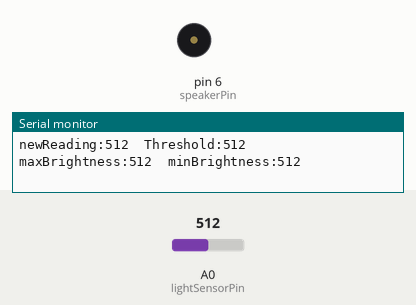
Simulated run of this sketch. Board: Arduino Uno, built with avr-gcc and run on an emulated ATmega328P. On the bench: buzzer (waves = sounding), the last lines printed to the serial monitor. Inputs (shaded band) come from the test bench; at power-on: A0 (lightSensorPin) = 512.

Above: at 1.2 s.
1.3 s: A0 (lightSensorPin) set to 500
At 3.56 s:
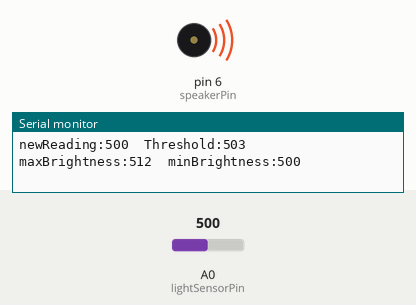
4.3 s: A0 (lightSensorPin) set to 1023
7.3 s: A0 (lightSensorPin) set to 511
At 10.0 s:
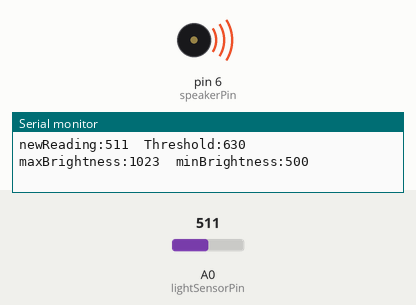
10.3 s: A0 (lightSensorPin) set to 109
13.3 s: A0 (lightSensorPin) set to 93
Timing chart, 0 to 20.3 s (numbered marks = the images above; inputs shaded):
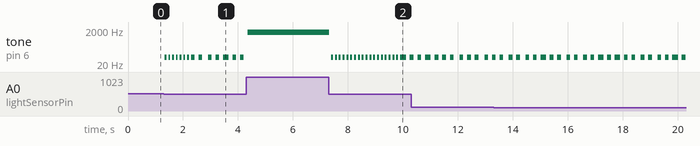

The sketch:

11_continuousCalibrate-sound.ino
```cpp
// calibrating a sensor
// finding max, min, range of readings
// setting thresholds

// this example explores continuous calibration with sound

// sensor (photoCell) variables
int lightSensorPin = A0;
int brightness = 0; // used in setup
int avgBrightnessReading = 0; // used in loop
int lastBrightness = 0;

// calibration variables
int maxBrightness = 0;     // initialize very small
int minBrightness = 2000;  // initialize very big
int brightnessRange = 0;
int brightnessThreshold = 0;
float thresholdAmount = 0.25; // 0.0 - 1.0, percent of range

int crossedThreshold = 0;


// sound varibles
int speakerPin = 6;

// tone variables
boolean playNote = 0;
int toneToPlay;        // which tone
int alarmTone = 50;

int toneLow  = 50;     // tune to your desired frequency range
int toneHigh = 1500;


// timer variables
unsigned long currentTime = 0;
unsigned long toneInterval = 150; // try the long and short
unsigned long toneStart = 0;


void setup() {
  // put your setup code here, to run once:
  Serial.begin(9600);
  pinMode(lightSensorPin, INPUT);


  Serial.println("setup complete");

}

void loop() {

  // *******  get simple average of (X) distances
  avgBrightnessReading = averageBrightness(2); // average (X) readings

  // *******  calibrate with new reading
  calibrate(avgBrightnessReading);

  // ******* check <finalValue> against <brightnessThreshold>
  crossedThreshold = checkThreshold(avgBrightnessReading);


  // ******* determine action

  // check relation to threshold
  switch ( crossedThreshold ) {
    case (0):
      // below threshold here
     // Serial.println("below");  // uncomment for monitor

      // below threshold we will sound an alarm

      // timer to create tone change
          currentTime = millis();

          // timer for note pulses
          if ( currentTime - toneStart  > toneInterval ) {
             playNote = !playNote; // toggle note on/off
             toneToPlay =  alarmTone;  // set tone
             toneStart += toneInterval; // reset timer
          }
      break;

    case (1):
      // above threshold code here
     // Serial.println("above");  // uncomment for monitor
      playNote = true;
      toneToPlay = map(avgBrightnessReading, minBrightness, maxBrightness, toneLow, toneHigh);
      break;
  }

  // take action

  // generate sound
  //take action
  if ( playNote ){
    tone(speakerPin, toneToPlay);
  } else {
    noTone(speakerPin);
  }

  printReadings(avgBrightnessReading);
  delay(10);
}

void printReadings(int newReading) {
   Serial.print( "newReading:" ); // NEW!! -- the colon will make it a label in plotter!
  Serial.print( newReading );
  Serial.print('\t');

  Serial.print( "Threshold:");
  Serial.print( brightnessThreshold);
  Serial.print('\t');

  Serial.print( "maxBrightness:");
  Serial.print( maxBrightness);
  Serial.print('\t');

  Serial.print( "minBrightness:");
  Serial.println( minBrightness);
}
```

calibrate.ino
```cpp
void calibrate(int newValue){
  if(newValue > maxBrightness)  maxBrightness = newValue;
  if(newValue < minBrightness)  minBrightness = newValue;
  brightnessRange = maxBrightness-minBrightness;
  brightnessThreshold = minBrightness + (brightnessRange*thresholdAmount);
}


int checkThreshold(int theValue){
  if (theValue > brightnessThreshold) return 1;  // above threshold
  if (theValue < brightnessThreshold) return 0;  // below threshold
}
```

readSensors.ino
```cpp
// this function reads the distance 'howMany' times
// it then returns the average of those readings


int averageBrightness( int howMany ){
  long dist = 0;
  for (int i = 0; i < howMany; i++){
      dist += analogRead(lightSensorPin);
      delay(2);
  }
  return dist = (int) dist / howMany;
}
```

Measured:
- the behaviour switches between 509 and 508 on A0 (lightSensorPin) (found by bisection; images 0 and 1)
- after the input at 1.3 s, tone on pin 6 (speakerPin): plays 50 Hz for 0.07 s, 50 Hz for 0.07 s, 50 Hz for 0.07 s, 50 Hz for 0.07 s, 50 Hz for 0.07 s, 50 Hz for 0.07 s … (14 notes in this stretch), starting at once
- after the input at 7.3 s, tone on pin 6 (speakerPin): goes 18 × (silent 0.07 s, 50 Hz 0.07 s), silent 0.07 s, 50 Hz 0.21 s, silent 0.14 s, then 50 Hz, starting at once
